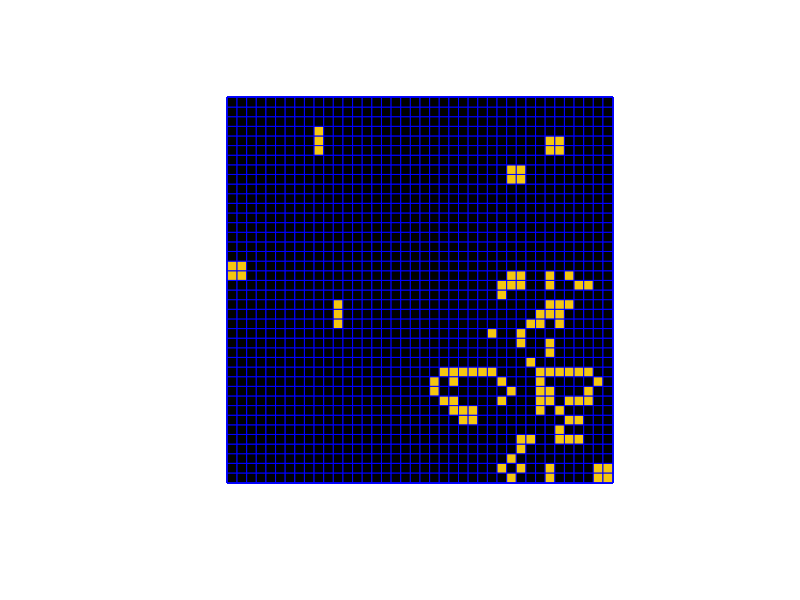

Reproduce this figure in R.
## basic life
get.nbhs  =  function(alive, nrows=dim(alive)[1]-2, ncols=dim(alive)[2]-2){
   nbhs  =  matrix(0, nrows+2, ncols+2)
      for(i in 2:(nrows+1)){
      for(j in 2:(ncols+1)){
         nbhs[i,j]  =  alive[i-1,j-1] + 
                       alive[i-1,j  ] + 
                       alive[i-1,j+1] + 
                       alive[i  ,j-1] + 
                       alive[i  ,j+1] + 
                       alive[i+1,j-1] + 
                       alive[i+1,j  ] + 
                       alive[i+1,j+1] # adding over the 8 neighbors
         } # close j loop
      }    # close i loop
   nbhs}

do.basic.plot  =  function(nrows, ncols){
   plot(0,0, type="n", xlab="", ylab="", axes=F,  
     xlim=c(0.5,nrows+0.5), ylim=c(0.5,ncols+0.5), asp=1)
  invisible()
}

update.plot  =  function(alive, nrows=dim(alive)[1]-2, ncols=dim(alive)[2]-2){
   for(i in 1:nrows){
      for(j in 1:ncols){
         rect(j-0.5,i-0.5,j+0.5,i+0.5, 
               col=alive[i+1,j+1]*6 + 1, border="blue")
      }   # NB cols here are 1 or 7 - black or yellow
   }
  invisible()
}



update.alive  =  function(alive, nbhs, nrows=dim(alive)[1]-2, ncols=dim(alive)[2]-2){
   alive.new  =  matrix(0, nrows+2, ncols+2) # note full of zeros
   for(i in 2:(nrows+1)){
     for(j in 2:(ncols+1)){
       if(alive[i,j]==1 & nbhs[i,j]<2     ){ alive.new[i,j]  =  0 }
       if(alive[i,j]==1 & nbhs[i,j]%in%2:3){ alive.new[i,j]  =  1 }
       if(alive[i,j]==1 & nbhs[i,j]>3     ){ alive.new[i,j]  =  0 }
       if(alive[i,j]==0 & nbhs[i,j]==3    ){ alive.new[i,j]  =  1 }
     }
   }
   alive  =  alive.new
   alive
}

nrows  =  40
ncols  =  40
n.updates  =  100 

set.seed(4)
alive  =  matrix(rbinom((nrows+2)*(ncols*2),1, 0.3), nrows+2, ncols+2) # "+2" is adding the gray border

do.basic.plot(nrows, ncols)
update.plot(alive)
for(k in 1:n.updates){
  nbhs  =  get.nbhs(alive)
  alive  =  update.alive(alive, nbhs)
  update.plot(alive)
}